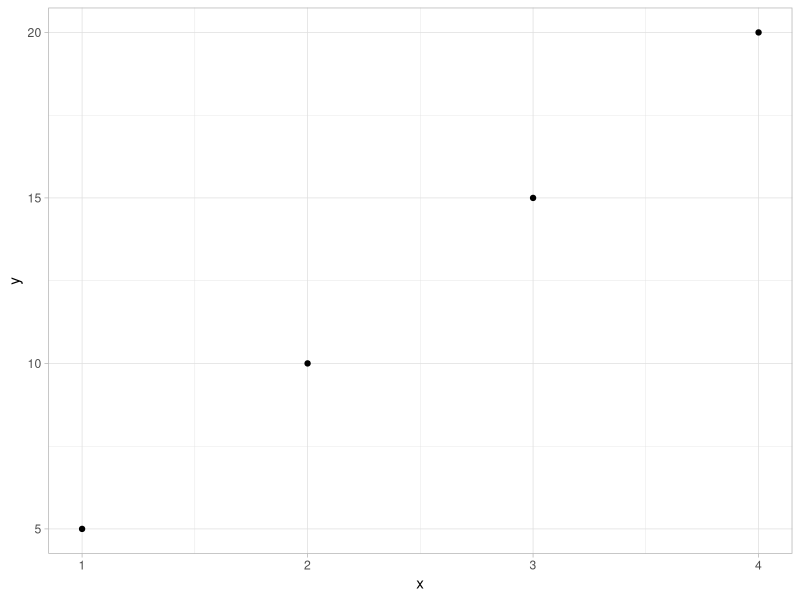

Write R code to recreate this figure.
## ---- chunk 1
knitr::opts_chunk$set(
  collapse = TRUE,
  comment = "#>",
  fig.path = "man/figures/gibbs-",
  out.width = "100%"
)
library(tidyverse)
## ---- chunk 2
x <- c(1, 2, 3, 4)
y <- c(5, 10, 15, 20)
mydata <- data.frame(x, y)
ggplot(mydata, aes(x, y))+
  geom_point()+
  theme_light()+
  NULL
